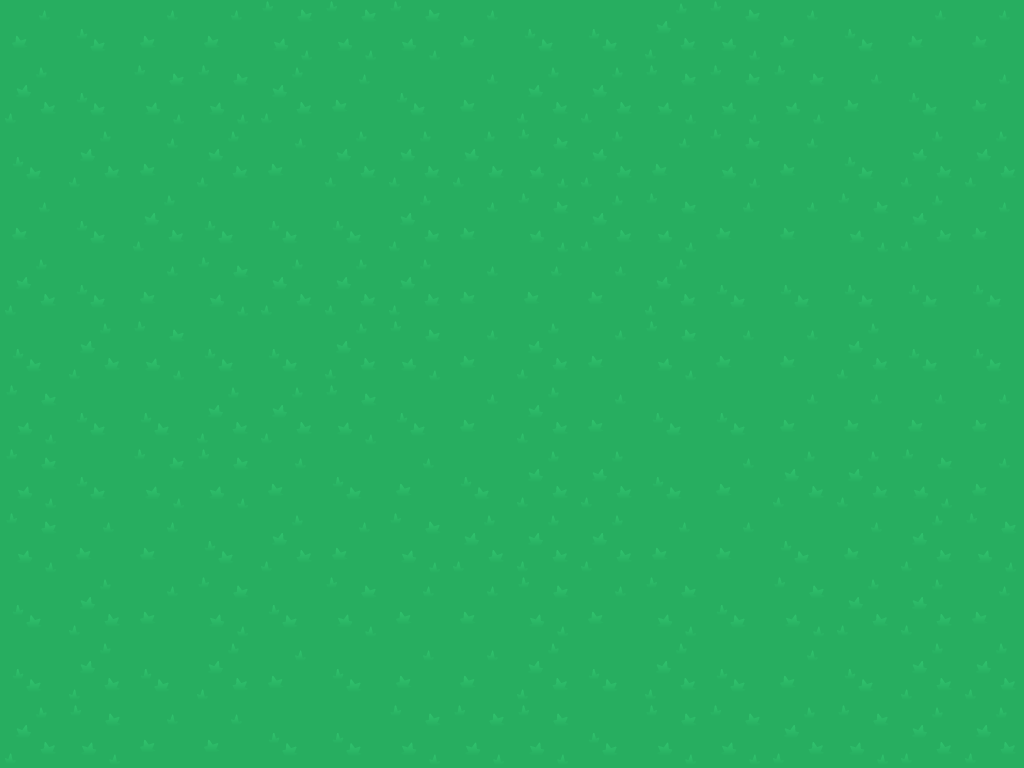

This is a level from a 2D game, rendered from its Tiled map with the project's own tilesets. A one-line summary and the complete map file follow:
An orthogonal 16x12 tile map with 64x64 px tiles, 1 tile layer (Tile Layer 1) and 2 objects (player, player2).

<map version="1.0" orientation="orthogonal" renderorder="right-down" width="16" height="12" tilewidth="64" tileheight="64" nextobjectid="3">
 <tileset firstgid="1" name="we" tilewidth="64" tileheight="64" spacing="10" tilecount="540">
  <image source="../img/spritesheet_tiles.png" width="1988" height="1470" />
 </tileset>
 <layer name="Tile Layer 1" width="16" height="12">
  <data encoding="csv">
3,4,3,3,2,2,2,3,4,4,1,2,3,4,3,3,
1,4,2,2,1,3,4,3,1,1,2,2,2,3,4,3,
4,1,3,1,3,1,1,1,2,1,3,2,3,4,1,1,
3,4,1,4,4,4,1,3,2,1,2,3,3,2,1,3,
1,4,3,2,1,1,1,3,3,3,1,4,4,4,4,4,
4,1,2,4,4,1,2,3,1,3,2,3,3,1,4,4,
2,4,4,1,1,2,4,3,1,3,4,4,3,3,3,3,
2,4,2,2,3,4,3,4,1,1,4,3,1,1,2,3,
2,3,3,4,1,3,2,1,1,1,3,3,4,3,1,2,
4,1,3,2,4,2,3,3,2,3,2,4,2,1,1,3,
4,1,4,1,3,4,3,3,1,4,1,4,3,4,1,1,
1,2,3,3,4,4,2,2,2,4,2,2,1,2,1,1
</data>
 </layer>
 <objectgroup name="Object Layer 1">
  <object id="1" name="player" x="272" y="152" width="25" height="24" />
  <object id="2" name="player2" x="352" y="216" width="25" height="24" />
 </objectgroup>
</map>
